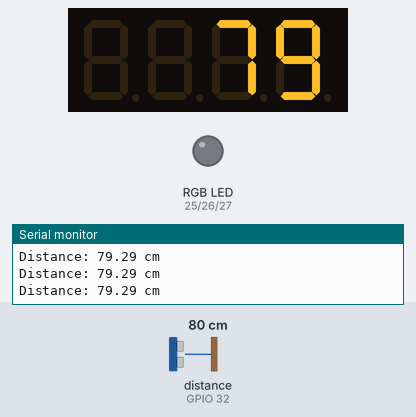
Recording of a sketch running on a simulated ESP32. Shown: 4-digit seven-segment display, an RGB LED mixed from three pins (HIGH = lit), the last lines printed to the serial monitor. Wiring (inferred from the names in the program): ultrasonic range finder: trigger GPIO 33; echo GPIO 32. The inputs (shaded band) are chosen by the test bench; at power-on: distance to the obstacle (sensor on GPIO 32) 80 cm. The echo pulse lasts 58.3 µs per cm; pins used as bus, display or sensor lines are not drawn.

Above: at 1.3 s.
1.4 s: distance to the obstacle (sensor on GPIO 32) set to 33 cm
At 2.8 s:
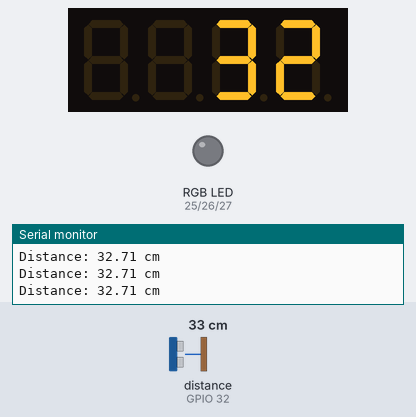
3.1 s: distance to the obstacle (sensor on GPIO 32) set to 27 cm
At 4.3 s:
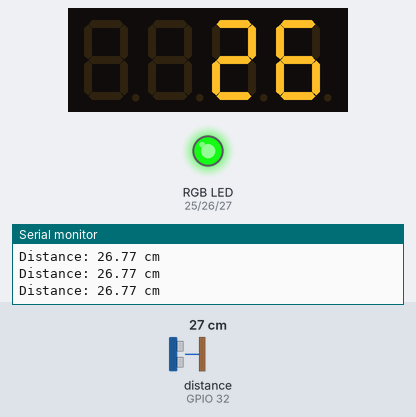
4.6 s: distance to the obstacle (sensor on GPIO 32) set to 22 cm
At 5.6 s:
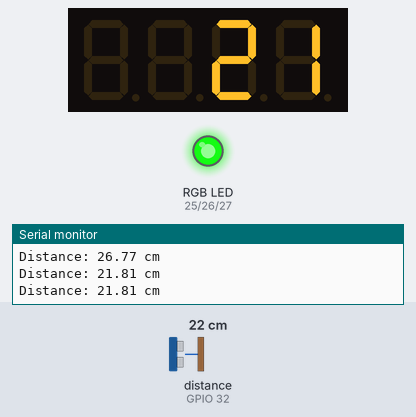
6.2 s: distance to the obstacle (sensor on GPIO 32) set to 18 cm
At 6.8 s:
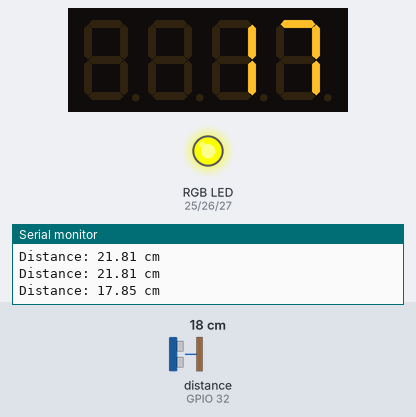
7.8 s: distance to the obstacle (sensor on GPIO 32) set to 12 cm
9.3 s: distance to the obstacle (sensor on GPIO 32) set to 9 cm
At 10.5 s:
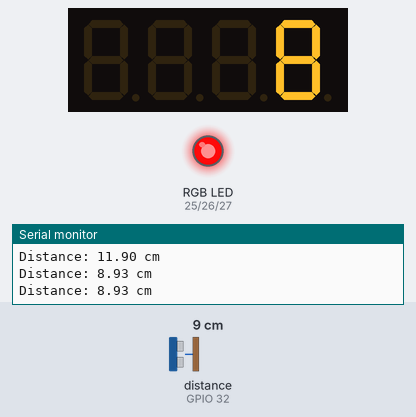
Timing chart, 0 to 11.9 s (numbered marks = the images above; inputs shaded):
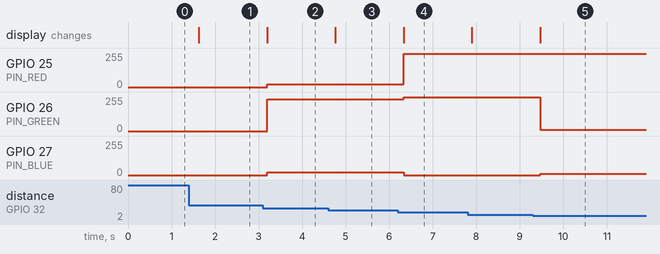

Measured:
- the behaviour switches between 31 and 30 cm on distance to the obstacle (sensor on GPIO 32) (found by bisection; images 1 and 2)
- the behaviour switches between 21 and 20 cm on distance to the obstacle (sensor on GPIO 32) (found by bisection; images 3 and 4)
- the behaviour switches between 11 and 10 cm on distance to the obstacle (sensor on GPIO 32) (found by bisection; images 4 and 5)
- after the input at 1.4 s, the display: changes after 0.22 s (image 1)
- after the input at 3.1 s, GPIO 25 (PIN_RED), GPIO 27 (PIN_BLUE): 0/255 → 20/255 after 0.09 s; GPIO 26 (PIN_GREEN): 0/255 → 240/255 after 0.09 s; the display: changes after 0.09 s (image 2)
- after the input at 4.6 s, the display: changes after 0.16 s (image 3)
- after the input at 6.2 s, GPIO 25 (PIN_RED): 20/255 → 250/255 after 0.13 s; GPIO 26 (PIN_GREEN): 240/255 → 255/255 after 0.13 s; GPIO 27 (PIN_BLUE): 20/255 → 0/255 after 0.13 s; the display: changes after 0.13 s (image 4)
- after the input at 9.3 s, GPIO 26 (PIN_GREEN): 255/255 → 10/255 after 0.17 s; GPIO 27 (PIN_BLUE): 0/255 → 10/255 after 0.17 s; the display: changes after 0.17 s (image 5)

The sketch:

sevenSegmentDisplay.ino
```cpp
// #include <stdlib.h>
#include <TM1637Display.h>


#define PIN_RED 25    // GPIO25
#define PIN_GREEN 26  // GPIO26
#define PIN_BLUE 27   //GPIO27
//Ultrasonic
#define ECHO_PIN 32            //GPIO32 connected to Ultrasonic Sensor's ECHO pin
#define TRIG_PIN 33            //GPIO33 connected to Ultrasonic Sensor's TRIG pin
#define DISTANCE_THRESHOLD 50  // centimeters
//4 Digit
#define CLK 23  // The ESP32 pin GPIO23 connected to CLK
#define DIO 22  // The ESP32 pin GPIO22 connected to DIO


// variables will change:
float duration_us, distance_cm;

bool codeRunning = true;
bool greenColorIncr = true;

TM1637Display display = TM1637Display(CLK, DIO);

void setup() {
  Serial.begin(9600);
  pinMode(PIN_RED, OUTPUT);
  pinMode(PIN_GREEN, OUTPUT);
  pinMode(PIN_BLUE, OUTPUT);
  pinMode(TRIG_PIN, OUTPUT);
  pinMode(ECHO_PIN, INPUT);

  display.clear();
  display.setBrightness(7);  // set the brightness to 7 (0:dimmest, 7:brightest)
}

void loop() {
  if (codeRunning) {
    // generate 10-microsecond pulse to TRIG pin
    digitalWrite(TRIG_PIN, HIGH);
    delayMicroseconds(10);
    digitalWrite(TRIG_PIN, LOW);

    // measure duration of pulse from ECHO pin
    duration_us = pulseIn(ECHO_PIN, HIGH);
    // calculate the distance
    distance_cm = 0.017 * duration_us;

    //Show distance to the 7 segment display
    display.showNumberDec(distance_cm, false);


    if (distance_cm < 10) {
      setColor(250, 10, 10);
    } else if (distance_cm < 20) {
      setColor(250, 255, 0);
    } else if (distance_cm < 30) {
      setColor(20, 240, 20);
    } else setColor(0, 0, 0);
    Serial.print("Distance: ");
    Serial.print(distance_cm);
    Serial.println(" cm");
    delay(500);
  }
}
void setColor(int r, int g, int b) {
  analogWrite(PIN_RED, r);
  analogWrite(PIN_GREEN, g);
  analogWrite(PIN_BLUE, b);
}
```
